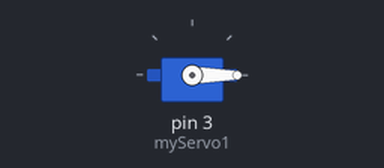
This sketch was run on a simulated Arduino Uno, built with avr-gcc and run on an emulated ATmega328P. On the bench: servo.

Above: at 0.05 s.
At 3.65 s:
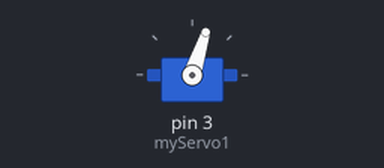
At 7.35 s:
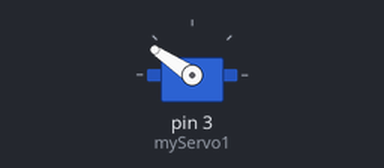
At 14.65 s:
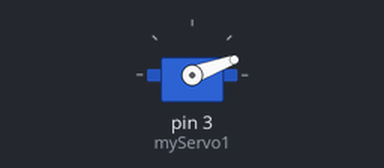
Timing chart, 0 to 20.3 s (numbered marks = the images above):
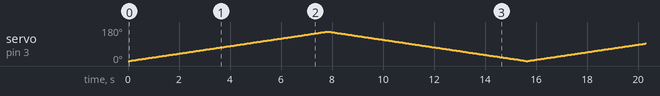

The sketch:

sorter.ino
```cpp
#include <Servo.h>

Servo myServo1;


int pos = 0;

void setup() {
  // put your setup code here, to run once:
  myServo1.attach(3);

  myServo1.write(0);

}

void loop() {
  // put your main code here, to run repeatedly:
  for (pos = 0; pos < 156; pos+= 1) {
    myServo1.write(pos);
    delay(50);
  }
  for (pos = 156; pos > 0; pos -= 1) {
    myServo1.write(pos);
    delay(50);
  }

}
```
